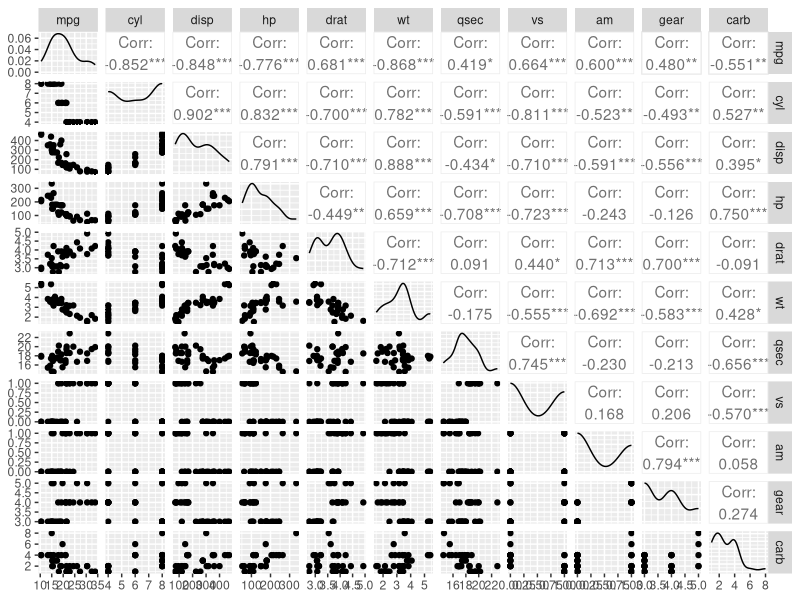
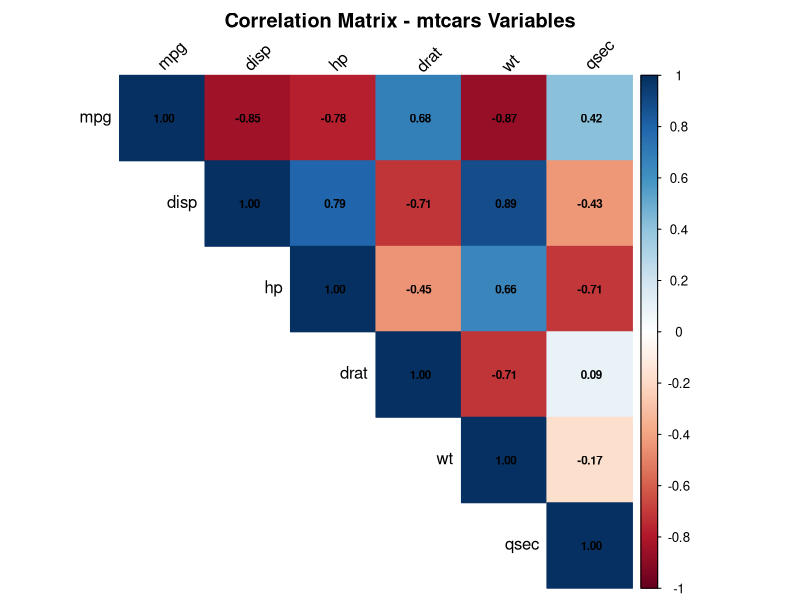
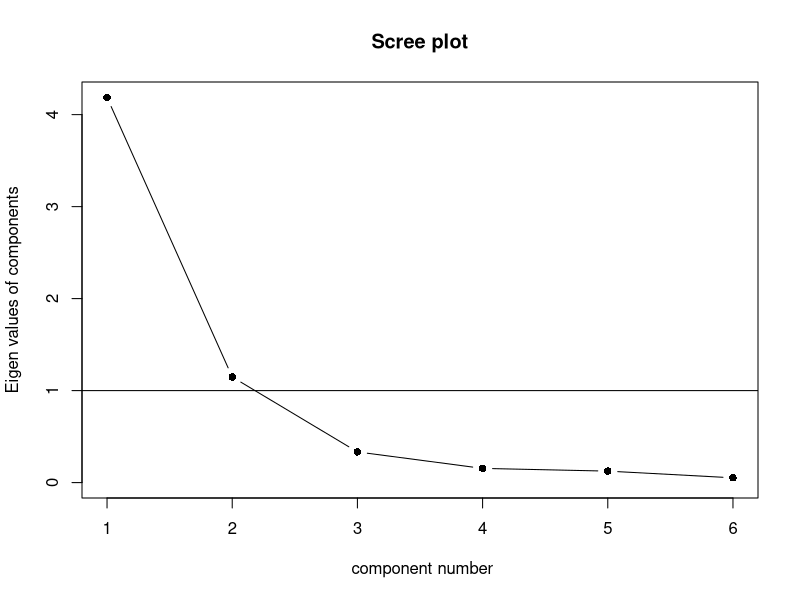
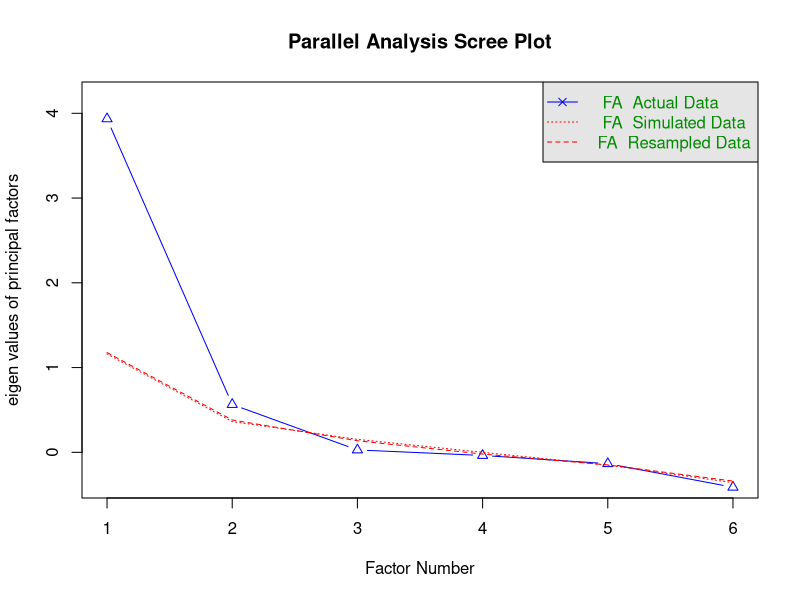
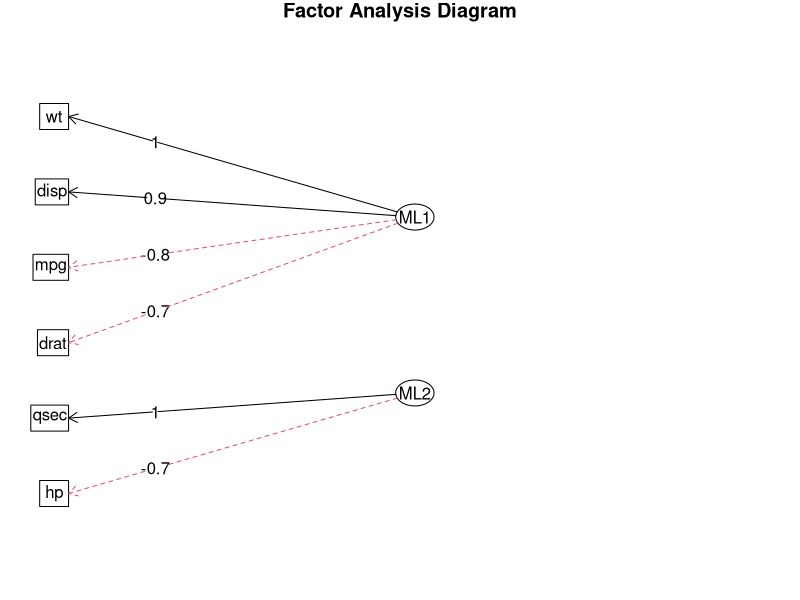
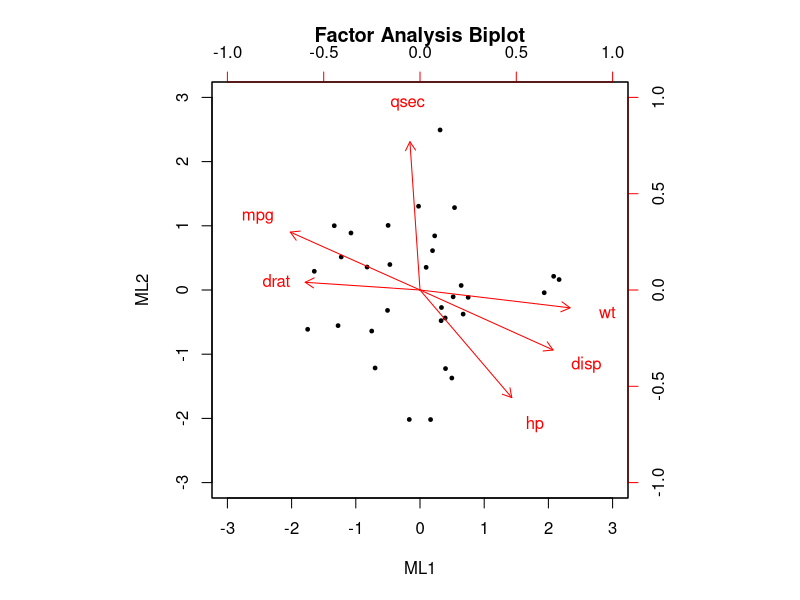

The R source for these figures, in order: (Note: this script raises an error after producing the figures.)
#####################################
#### Factor Analysis with mtCars ####
#####################################

library(GGally)
library(psych)
library(GPArotation)
library(corrplot)

## load data
dataset <- mtcars

features <- c("Miles per gallon",
              "Number of cylinders",
              "Displacement (cu.in.)",
              "Gross horsepower",
              "Rear axle ratio",
              "Weight (1000 lbs)",
              "1/4 mile time",
              "Engine (0=V-shaped, 1=straight)",
              "Transmission (0=automatic, 1=manual)",
              "Number of forward gears",
              "Number of carburetors")

# names(dataset) <- features

## feature-class plots
ggpairs(dataset)

## subset continuous vars
data.cont <- dataset[, c("mpg", "disp", "hp", "drat", "wt", "qsec")]

## correlation matrix
cor.matrix <- cor(data.cont)

print(round(cor.matrix, 2))

# Visualize correlation matrix
corrplot(cor.matrix, method = "color", type = "upper", 
         tl.col = "black", tl.srt = 45,
         addCoef.col = "black", number.cex = 0.7,
         title = "Correlation Matrix - mtcars Variables",
         mar = c(0,0,2,0))

### Determine number of factors ###

## Scree plot
scree.data <- scree(cor.matrix, factors = FALSE)

parallel.result <- fa.parallel(data.cont, fm = "ml", fa = "fa", 
                               main = "Parallel Analysis Scree Plot")

## Kaiser criterion
eigenvalues <- eigen(cor.matrix)$values
print(round(eigenvalues, 2))

n.factors.kaiser <- sum(eigenvalues > 1)
n.factors.kaiser

# Maximum Likelihood factor analysis
n.factors <- 2

fa.unrotated <- fa(data.cont, nfactors = n.factors, rotate = "none", fm = "ml")

## loadings
print(fa.unrotated$loadings, cutoff = 0.3)

## communality
print(round(fa.unrotated$communality, 2))

## uniqueness
print(round(fa.unrotated$uniquenesses, 2))

## variance accounted for
print(fa.unrotated$Vaccounted)


### Factor rotation

fa.varimax <- fa(data.cont, nfactors = n.factors, rotate = "varimax", fm = "ml")

print(fa.varimax$loadings)

print(fa.varimax$Vaccounted)


### Interpret Factors

loadings.matrix <- fa.varimax$loadings[,]

print(round(loadings.matrix, 2))

## important features for F1
names(which(abs(loadings.matrix[,1]) > 0.5))

## important features for F2
names(which(abs(loadings.matrix[,2]) > 0.5))


### Visualize Factors

# Factor loading plot
fa.diagram(fa.varimax, main = "Factor Analysis Diagram")

# Biplot
biplot.psych(fa.varimax, main = "Factor Analysis Biplot",
             group = NULL, pch = 20)

### Factor Scores
factor.scores <- factor.scores(data.cont, fa.varimax)$scores
colnames(factor.scores) <- c("Power/Size", "Efficiency")

print(round(head(factor.scores, 10), 2))

# Add car names
factor.scores.df <- data.frame(
  Car = rownames(dataset),
  PowerSize = factor_scores[,1],
  Efficiency = factor_scores[,2]
)

# Plot factor scores
plot(factor.scores[,1], factor.scores[,2],
     xlab = "Factor 1: Power/Size",
     ylab = "Factor 2: Efficiency",
     main = "Factor Scores for mtcars",
     pch = 19, col = "steelblue")
text(factor.scores[,1], factor.scores[,2], 
     labels = rownames(dataset), cex = 0.6, pos = 3)
abline(h = 0, v = 0, lty = 2, col = "gray")


############ THE END ############
